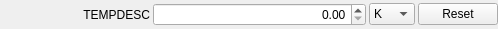
<?xml version="1.0" encoding="UTF-8"?>
<ui version="4.0">
 <class>Form</class>
 <widget class="QWidget" name="Form">
  <property name="geometry">
   <rect>
    <x>0</x>
    <y>0</y>
    <width>498</width>
    <height>29</height>
   </rect>
  </property>
  <property name="windowTitle">
   <string>Form</string>
  </property>
  <layout class="QGridLayout" name="gridLayout">
   <property name="leftMargin">
    <number>0</number>
   </property>
   <property name="topMargin">
    <number>0</number>
   </property>
   <property name="rightMargin">
    <number>0</number>
   </property>
   <property name="bottomMargin">
    <number>0</number>
   </property>
   <property name="spacing">
    <number>3</number>
   </property>
   <item row="0" column="0">
    <widget class="QLabel" name="descLabel">
     <property name="sizePolicy">
      <sizepolicy hsizetype="Fixed" vsizetype="Preferred">
       <horstretch>0</horstretch>
       <verstretch>0</verstretch>
      </sizepolicy>
     </property>
     <property name="minimumSize">
      <size>
       <width>150</width>
       <height>0</height>
      </size>
     </property>
     <property name="text">
      <string>TEMPDESC</string>
     </property>
     <property name="alignment">
      <set>Qt::AlignRight|Qt::AlignTrailing|Qt::AlignVCenter</set>
     </property>
    </widget>
   </item>
   <item row="0" column="1">
    <widget class="QDoubleSpinBox" name="tempSpin">
     <property name="sizePolicy">
      <sizepolicy hsizetype="Expanding" vsizetype="Fixed">
       <horstretch>0</horstretch>
       <verstretch>0</verstretch>
      </sizepolicy>
     </property>
     <property name="alignment">
      <set>Qt::AlignRight|Qt::AlignTrailing|Qt::AlignVCenter</set>
     </property>
     <property name="buttonSymbols">
      <enum>QAbstractSpinBox::UpDownArrows</enum>
     </property>
    </widget>
   </item>
   <item row="0" column="2">
    <widget class="QComboBox" name="unitsCombo">
     <property name="sizePolicy">
      <sizepolicy hsizetype="Fixed" vsizetype="Fixed">
       <horstretch>0</horstretch>
       <verstretch>0</verstretch>
      </sizepolicy>
     </property>
     <item>
      <property name="text">
       <string>K</string>
      </property>
     </item>
     <item>
      <property name="text">
       <string>º C</string>
      </property>
     </item>
     <item>
      <property name="text">
       <string>º F</string>
      </property>
     </item>
    </widget>
   </item>
   <item row="0" column="3">
    <widget class="QPushButton" name="resetButton">
     <property name="sizePolicy">
      <sizepolicy hsizetype="Fixed" vsizetype="Fixed">
       <horstretch>0</horstretch>
       <verstretch>0</verstretch>
      </sizepolicy>
     </property>
     <property name="text">
      <string>Reset</string>
     </property>
    </widget>
   </item>
  </layout>
 </widget>
 <resources/>
 <connections/>
</ui>
